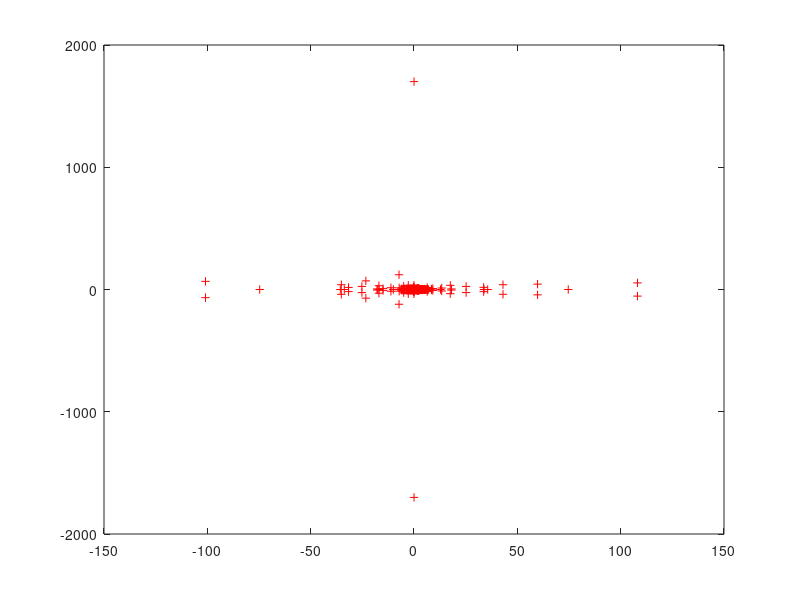

This figure's MATLAB source: (Note: this script raises an error after producing the figure.)
clear all; close all;
load west0479;
A = west0479;
n = size(A,1);
lam = eig(full(A));

% plot all the exact eigenvalues
figure(1);
plot(real(lam),imag(lam),'r+');
% title('Exact eigenvalues of west0479 computed by eig');

v = randn(n,1);
m = 60;
reorth = 1;
sh_in = 1;
tau = -10;
[V,H] = myarnoldi(A,v,m,reorth,sh_in,tau);
res1 = norm(A*V(:,1:m)-V*H);
res2 = norm(eye(m+1)-V'*V);
disp([res1,res2]);

% plot the Ritz values
hold on;
ritzv = eig(H(1:m,:));
if sh_in == 1
    lam2 = 1./ritzv + tau;
    plot(real(lam2),imag(lam2),'bo');
else
    plot(real(ritzv),imag(ritzv),'bo');
end
legend('exact eigenvalues','Ritz values');
% title('Eigenvalues and Ritz values with 60-step Arnoldi (no reorth.)');
title('Eigenvalues by shift and inverse (tau=-10)');